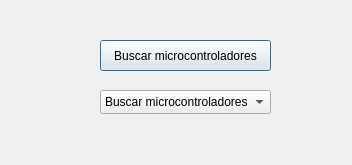
<?xml version="1.0" encoding="UTF-8"?>
<ui version="4.0">
 <class>DialogConnectMicrocontroller</class>
 <widget class="QDialog" name="DialogConnectMicrocontroller">
  <property name="geometry">
   <rect>
    <x>0</x>
    <y>0</y>
    <width>352</width>
    <height>165</height>
   </rect>
  </property>
  <property name="windowTitle">
   <string>Dialog</string>
  </property>
  <widget class="QPushButton" name="btn_search_microcontrollers">
   <property name="geometry">
    <rect>
     <x>100</x>
     <y>40</y>
     <width>171</width>
     <height>31</height>
    </rect>
   </property>
   <property name="text">
    <string>Buscar microcontroladores</string>
   </property>
  </widget>
  <widget class="QComboBox" name="cb_microcontrollers_names">
   <property name="geometry">
    <rect>
     <x>100</x>
     <y>90</y>
     <width>171</width>
     <height>24</height>
    </rect>
   </property>
   <item>
    <property name="text">
     <string>Buscar microcontroladores</string>
    </property>
   </item>
  </widget>
 </widget>
 <resources/>
 <connections/>
</ui>
